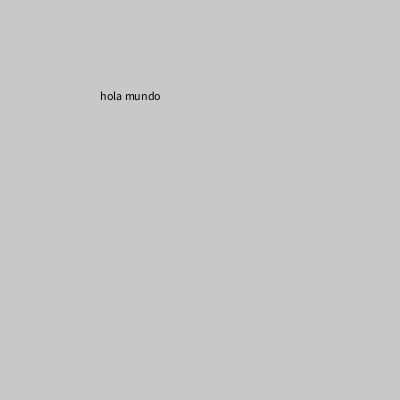
Frame 1 (no input)
Frame 60 (the mouse pressed at the canvas centre just before this capture): identical to frame 1, image omitted
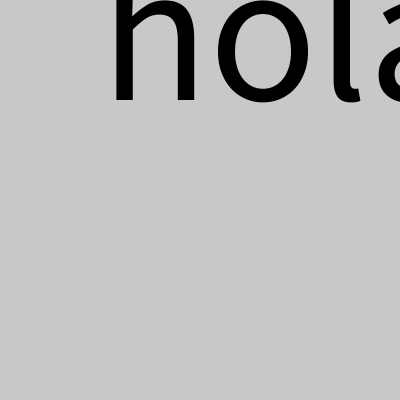
Frame 120 (the mouse held since frame 60 and released just before this capture)

The Processing sketch that drew these frames (run headless with seeded random() and noise(); from frame 60 on, the mouse is pressed at the canvas centre):

// Processing sketch: text_size
// ── text_size.pde
void setup(){
  size(400,400);
}

void draw(){
  background(200);
  textSize(mouseY);
  fill(0);
  text("hola mundo", 100, 100);
}
